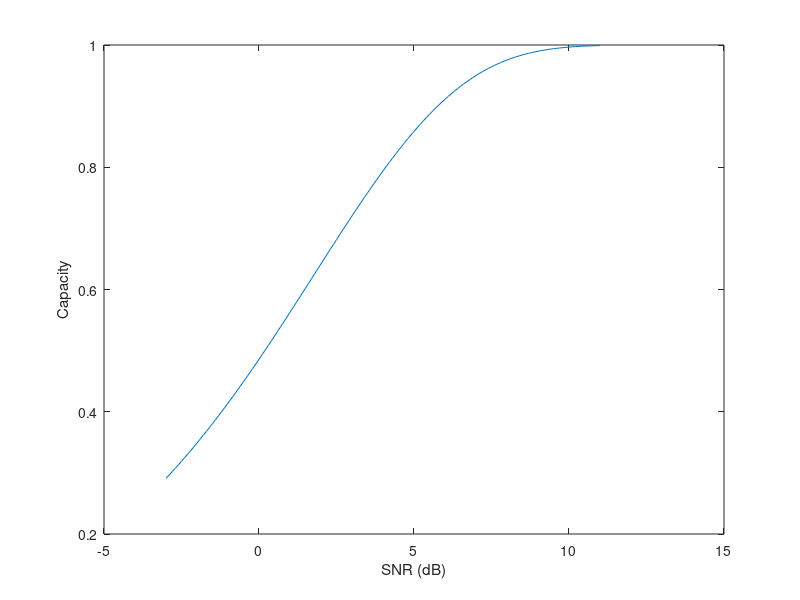

Write the MATLAB code that produced this figure.
clc; clear;
close all
x = -100:1:100;

d = 0.01;
%snr = 0.2:d:5; % linear SNR
snr = -3:0.1:15; % dB
%snr = 10^(0.1/10) 
I = zeros(1,length(snr));

for i=1:length(snr)
    % fading loss
    fs = 0;
    % amplitude
    snr_linear = 10^((snr(i)-fs)/20);
    %a = snr(i);
    a = snr_linear;
    fa = 0;
    fma = 0;
    for j=1:length(x)
        fa = fa+1/(2*pi)^0.5*exp(-(x(j)-a)^2/2)*log2(2/(1+exp(-2*a*x(j))));
        fma = fma+1/(2*pi)^0.5*exp(-(x(j)+a)^2/2)*log2(2/(1+exp(2*a*x(j))));
    end 
    I(i) = 0.5*fa + 0.5*fma;
end
%snr_db = 20*log10(snr);
snr_db = snr;
plot(snr_db,I)
xlabel('SNR (dB)')
ylabel('Capacity');

